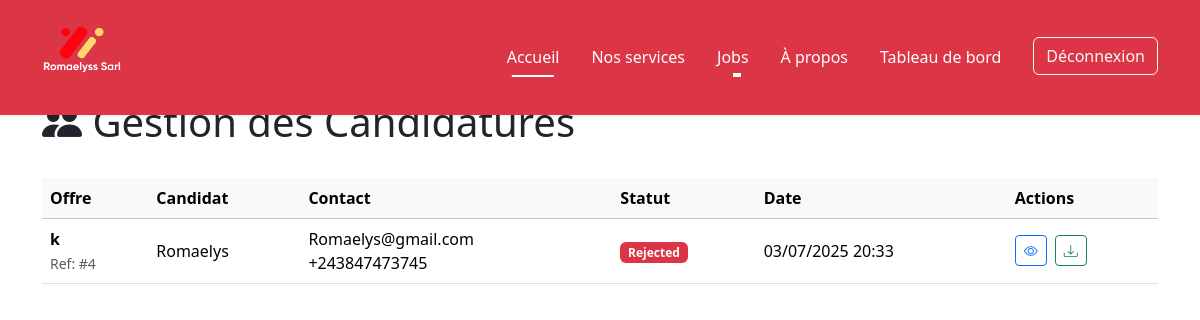
The page /applications.php (signed in) on the database its author committed.
### tables this page shows
CREATE TABLE IF NOT EXISTS `applications` (
  `id` int NOT NULL AUTO_INCREMENT,
  `user_id` int NOT NULL,
  `job_id` int NOT NULL,
  `cover_letter` text NOT NULL,
  `cv_path` varchar(255) NOT NULL,
  `status` enum('pending','reviewed','accepted','rejected') DEFAULT 'pending',
  `applied_at` timestamp NULL DEFAULT CURRENT_TIMESTAMP,
  PRIMARY KEY (`id`),
  KEY `user_id` (`user_id`),
  KEY `job_id` (`job_id`)
);

CREATE TABLE IF NOT EXISTS `jobs` (
  `id` int NOT NULL AUTO_INCREMENT,
  `title` varchar(100) NOT NULL,
  `description` text NOT NULL,
  `requirements` text NOT NULL,
  `expiry_date` date NOT NULL,
  `category` varchar(50) NOT NULL,
  `image_path` varchar(255) DEFAULT NULL,
  `published` tinyint(1) DEFAULT '0',
  `created_at` timestamp NULL DEFAULT CURRENT_TIMESTAMP,
  `updated_at` timestamp NULL DEFAULT CURRENT_TIMESTAMP ON UPDATE CURRENT_TIMESTAMP,
  PRIMARY KEY (`id`)
);

CREATE TABLE IF NOT EXISTS `users` (
  `id` int NOT NULL AUTO_INCREMENT,
  `username` varchar(50) NOT NULL,
  `email` varchar(100) NOT NULL,
  `password` varchar(255) NOT NULL,
  `full_name` varchar(100) NOT NULL,
  `phone` varchar(20) DEFAULT NULL,
  `address` text,
  `user_type` enum('candidate','admin') DEFAULT 'candidate',
  `created_at` timestamp NULL DEFAULT CURRENT_TIMESTAMP,
  PRIMARY KEY (`id`),
  UNIQUE KEY `username` (`username`),
  UNIQUE KEY `email` (`email`)
);

### applications.php (the view, shortened to what this page needs)
<?php
require_once 'includes/config.php';
$job_id = isset($_GET['job_id']) ? intval($_GET['job_id']) : null;
$sql = "SELECT a.*, u.full_name, u.email, u.phone, j.title as job_title
        FROM applications a
        JOIN users u ON a.user_id = u.id
        JOIN jobs j ON a.job_id = j.id";
if ($job_id) {
    $sql .= " WHERE a.job_id = ?";
    $stmt = $pdo->prepare($sql);
    $stmt->execute([$job_id]);
} else {
    $stmt = $pdo->query($sql);
}
$applications = $stmt->fetchAll();
function getStatusColor($status) {
    switch ($status) {
        case 'rejected': return 'danger';
    }
}
?>
<!DOCTYPE html>
<html lang="fr">
<head>
    <link href="https://cdn.jsdelivr.net/npm/bootstrap@5.3.0/dist/css/bootstrap.min.css" rel="stylesheet">
    <link rel="stylesheet" href="https://cdn.jsdelivr.net/npm/bootstrap-icons@1.10.0/font/bootstrap-icons.css">
</head>
<body>
    <?php include 'includes/header.php'; ?>
    <div class="container py-5">
        <div class="d-flex justify-content-between align-items-center mb-4">
            <h1><i class="bi bi-people-fill"></i> Gestion des Candidatures</h1>
        </div>
        <div class="table-responsive">
            <table class="table table-hover align-middle">
                <thead class="table-light">
                    <tr>
                        <?php if (!$job_id): ?>
                            <th>Offre</th>
                        <?php endif; ?>
                        <th>Candidat</th>
                        <th>Contact</th>
                        <th>Statut</th>
                        <th>Date</th>
                        <th>Actions</th>
                    </tr>
                </thead>
                <tbody>
                    <?php if (empty($applications)): ?>
                        <tr>
                            <td colspan="<?= $job_id ? 5 : 6 ?>" class="text-center py-4">
                                <i class="bi bi-info-circle fs-4"></i>
                                <p class="mt-2">Aucune candidature trouvée</p>
                            </td>
                        </tr>
                    <?php else: ?>
                        <?php foreach ($applications as $app): ?>
                            <tr>
                                <?php if (!$job_id): ?>
                                    <td>
                                        <strong><?= htmlspecialchars($app['job_title']) ?></strong>
                                        <br>
                                        <small class="text-muted">Ref: #<?= $app['job_id'] ?></small>
                                    </td>
                                <?php endif; ?>
                                <td><?= htmlspecialchars($app['full_name']) ?></td>
                                <td>
                                    <?= htmlspecialchars($app['email']) ?>
                                    <br>
                                    <?= $app['phone'] ? htmlspecialchars($app['phone']) : 'N/A' ?>
                                </td>
                                <td>
                                    <span class="badge bg-<?= getStatusColor($app['status']) ?> status-badge">
                                        <?= ucfirst($app['status']) ?>
                                    </span>
                                </td>
                                <td><?= date('d/m/Y H:i', strtotime($app['applied_at'])) ?></td>
                                <td>
                                    <div class="d-flex gap-2">
                                        <a href="view.php?id=<?= $app['id'] ?>"
                                           class="btn btn-sm btn-outline-primary"
                                           title="Voir détails">
                                           <i class="bi bi-eye"></i>
                                        </a>
                                        <a href="../../assets/uploads/<?= htmlspecialchars($app['cv_path']) ?>"
                                           class="btn btn-sm btn-outline-success"
                                           title="Télécharger CV"
                                           download>
                                           <i class="bi bi-download"></i>
                                        </a>
                                    </div>
                                </td>
                            </tr>
                        <?php endforeach; ?>
                    <?php endif; ?>
                </tbody>
            </table>
        </div>
    </div>
</body>
</html>

### asset/css/style.css (style rules this page uses)
* { margin: 0; padding: 0; box-sizing: border-box; }
body { background-color: #f8f9fa; font-family: 'Segoe UI', sans-serif; }
body { background-color: #f8f9fa; }

### applications.php (style rules this page uses)
.table-responsive { overflow-x: auto; }
.status-badge { font-size: 0.875rem; padding: 5px 10px; }

### rows shown on the page
applications: job.title "k", job "4", user.full_name "Romaelys", user.email "Romaelys@gmail.com", user.phone "+243847473745", status "Rejected", applied_at "03/07/2025 20:33"
